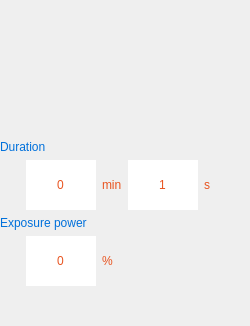
         <widget class="QWidget" name="pageContinuous">
          <layout class="QGridLayout" name="gridLayout_3">
           <property name="leftMargin">
            <number>0</number>
           </property>
           <property name="topMargin">
            <number>0</number>
           </property>
           <property name="rightMargin">
            <number>0</number>
           </property>
           <property name="bottomMargin">
            <number>0</number>
           </property>
           <item row="4" column="2">
            <widget class="QLabel" name="label_9">
             <property name="sizePolicy">
              <sizepolicy hsizetype="Preferred" vsizetype="Fixed">
               <horstretch>0</horstretch>
               <verstretch>50</verstretch>
              </sizepolicy>
             </property>
             <property name="maximumSize">
              <size>
               <width>16777215</width>
               <height>50</height>
              </size>
             </property>
             <property name="styleSheet">
              <string notr="true">
/* UI Properties */
text-align: left;
font: normal normal bold 25px/29px Arial;
letter-spacing: 0px;
color: #E85420;
opacity: 1;</string>
             </property>
             <property name="text">
              <string>%</string>
             </property>
            </widget>
           </item>
           <item row="4" column="1">
            <widget class="QSpinBox" name="powerContinuouspinBox">
             <property name="sizePolicy">
              <sizepolicy hsizetype="Fixed" vsizetype="Fixed">
               <horstretch>100</horstretch>
               <verstretch>50</verstretch>
              </sizepolicy>
             </property>
             <property name="minimumSize">
              <size>
               <width>70</width>
               <height>0</height>
              </size>
             </property>
             <property name="maximumSize">
              <size>
               <width>70</width>
               <height>50</height>
              </size>
             </property>
             <property name="styleSheet">
              <string notr="true">
width: 85px;
height: 55px;
text-align: left;
font: normal normal bold 25px/29px Arial;
letter-spacing: 0px;
color: #E85420;</string>
             </property>
             <property name="frame">
              <bool>false</bool>
             </property>
             <property name="alignment">
              <set>Qt::AlignmentFlag::AlignCenter</set>
             </property>
             <property name="buttonSymbols">
              <enum>QAbstractSpinBox::ButtonSymbols::NoButtons</enum>
             </property>
             <property name="minimum">
              <number>0</number>
             </property>
             <property name="maximum">
              <number>100</number>
             </property>
             <property name="value">
              <number>0</number>
             </property>
            </widget>
           </item>
           <item row="2" column="5">
            <spacer name="horizontalSpacer_6">
             <property name="orientation">
              <enum>Qt::Orientation::Horizontal</enum>
             </property>
             <property name="sizeHint" stdset="0">
              <size>
               <width>40</width>
               <height>20</height>
              </size>
             </property>
            </spacer>
           </item>
           <item row="5" column="0">
            <spacer name="verticalSpacer_6">
             <property name="orientation">
              <enum>Qt::Orientation::Vertical</enum>
             </property>
             <property name="sizeType">
              <enum>QSizePolicy::Policy::Expanding</enum>
             </property>
             <property name="sizeHint" stdset="0">
              <size>
               <width>20</width>
               <height>40</height>
              </size>
             </property>
            </spacer>
           </item>
           <item row="2" column="2">
            <widget class="QLabel" name="label_6">
             <property name="sizePolicy">
              <sizepolicy hsizetype="Preferred" vsizetype="Fixed">
               <horstretch>0</horstretch>
               <verstretch>50</verstretch>
              </sizepolicy>
             </property>
             <property name="maximumSize">
              <size>
               <width>999999</width>
               <height>50</height>
              </size>
             </property>
             <property name="styleSheet">
              <string notr="true">
/* UI Properties */
text-align: left;
font: normal normal bold 25px/29px Arial;
letter-spacing: 0px;
color: #E85420;
opacity: 1;</string>
             </property>
             <property name="text">
              <string>min</string>
             </property>
            </widget>
           </item>
           <item row="2" column="3">
            <widget class="QSpinBox" name="segContinuouspinBox">
             <property name="sizePolicy">
              <sizepolicy hsizetype="Fixed" vsizetype="Fixed">
               <horstretch>100</horstretch>
               <verstretch>50</verstretch>
              </sizepolicy>
             </property>
             <property name="minimumSize">
              <size>
               <width>70</width>
               <height>0</height>
              </size>
             </property>
             <property name="maximumSize">
              <size>
               <width>70</width>
               <height>50</height>
              </size>
             </property>
             <property name="styleSheet">
              <string notr="true">

text-align: left;
font: normal normal bold 25px/29px Arial;
letter-spacing: 0px;
color: #E85420;</string>
             </property>
             <property name="frame">
              <bool>false</bool>
             </property>
             <property name="alignment">
              <set>Qt::AlignmentFlag::AlignCenter</set>
             </property>
             <property name="buttonSymbols">
              <enum>QAbstractSpinBox::ButtonSymbols::NoButtons</enum>
             </property>
             <property name="minimum">
              <number>1</number>
             </property>
             <property name="maximum">
              <number>59</number>
             </property>
             <property name="value">
              <number>1</number>
             </property>
            </widget>
           </item>
           <item row="0" column="0" colspan="3">
            <spacer name="verticalSpacer_8">
             <property name="orientation">
              <enum>Qt::Orientation::Vertical</enum>
             </property>
             <property name="sizeType">
              <enum>QSizePolicy::Policy::Fixed</enum>
             </property>
             <property name="sizeHint" stdset="0">
              <size>
               <width>20</width>
               <height>140</height>
              </size>
             </property>
            </spacer>
           </item>
           <item row="1" column="0" colspan="5">
            <widget class="QLabel" name="label_5">
             <property name="sizePolicy">
              <sizepolicy hsizetype="Preferred" vsizetype="Fixed">
               <horstretch>0</horstretch>
               <verstretch>80</verstretch>
              </sizepolicy>
             </property>
             <property name="maximumSize">
              <size>
               <width>9999999</width>
               <height>80</height>
              </size>
             </property>
             <property name="styleSheet">
              <string notr="true">
/* UI Properties */
text-align: left;
font: normal normal bold 25px/29px Arial;
letter-spacing: 0px;
color: #0070DB;
opacity: 1;</string>
             </property>
             <property name="text">
              <string>Duration</string>
             </property>
             <property name="alignment">
              <set>Qt::AlignmentFlag::AlignLeading|Qt::AlignmentFlag::AlignLeft|Qt::AlignmentFlag::AlignVCenter</set>
             </property>
            </widget>
           </item>
           <item row="3" column="0" colspan="5">
            <widget class="QLabel" name="label_8">
             <property name="sizePolicy">
              <sizepolicy hsizetype="Preferred" vsizetype="Fixed">
               <horstretch>0</horstretch>
               <verstretch>80</verstretch>
              </sizepolicy>
             </property>
             <property name="maximumSize">
              <size>
               <width>9999999</width>
               <height>80</height>
              </size>
             </property>
             <property name="styleSheet">
              <string notr="true">
/* UI Properties */
text-align: left;
font: normal normal bold 25px/29px Arial;
letter-spacing: 0px;
color: #0070DB;
opacity: 1;</string>
             </property>
             <property name="text">
              <string>Exposure power</string>
             </property>
            </widget>
           </item>
           <item row="2" column="4">
            <widget class="QLabel" name="label_7">
             <property name="sizePolicy">
              <sizepolicy hsizetype="Preferred" vsizetype="Fixed">
               <horstretch>0</horstretch>
               <verstretch>50</verstretch>
              </sizepolicy>
             </property>
             <property name="maximumSize">
              <size>
               <width>999999</width>
               <height>50</height>
              </size>
             </property>
             <property name="styleSheet">
              <string notr="true">
/* UI Properties */

text-align: left;
font: normal normal bold 25px/29px Arial;
letter-spacing: 0px;
color: #E85420;
opacity: 1;</string>
             </property>
             <property name="text">
              <string>s</string>
             </property>
            </widget>
           </item>
           <item row="2" column="1">
            <widget class="QSpinBox" name="minContinuouspinBox">
             <property name="sizePolicy">
              <sizepolicy hsizetype="Fixed" vsizetype="Fixed">
               <horstretch>100</horstretch>
               <verstretch>50</verstretch>
              </sizepolicy>
             </property>
             <property name="minimumSize">
              <size>
               <width>70</width>
               <height>0</height>
              </size>
             </property>
             <property name="maximumSize">
              <size>
               <width>70</width>
               <height>50</height>
              </size>
             </property>
             <property name="acceptDrops">
              <bool>false</bool>
             </property>
             <property name="styleSheet">
              <string notr="true">
width: 85px;
height: 55px;
text-align: left;
font: normal normal bold 25px/29px Arial;
letter-spacing: 0px;
color: #E85420;</string>
             </property>
             <property name="wrapping">
              <bool>false</bool>
             </property>
             <property name="frame">
              <bool>false</bool>
             </property>
             <property name="alignment">
              <set>Qt::AlignmentFlag::AlignCenter</set>
             </property>
             <property name="buttonSymbols">
              <enum>QAbstractSpinBox::ButtonSymbols::NoButtons</enum>
             </property>
             <property name="keyboardTracking">
              <bool>true</bool>
             </property>
             <property name="minimum">
              <number>0</number>
             </property>
             <property name="maximum">
              <number>59</number>
             </property>
             <property name="singleStep">
              <number>1</number>
             </property>
             <property name="value">
              <number>0</number>
             </property>
            </widget>
           </item>
          </layout>
         </widget>
